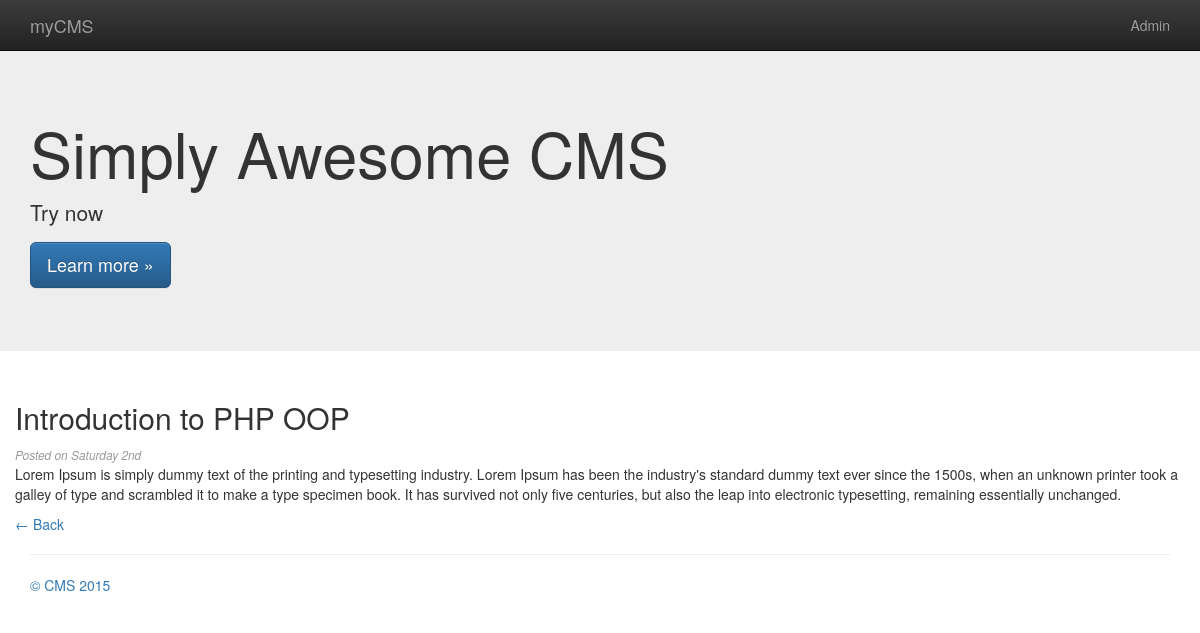
Screenshot of /article.php?id=1 with the database file from the repository.
### tables this page shows
CREATE TABLE "articles" (
"article_id"  INTEGER PRIMARY KEY AUTOINCREMENT NOT NULL,
"article_title"  TEXT(255),
"article_content"  TEXT,
"article_timestamp"  INTEGER
);

### includes/article.php (called while the page is built, shortened)
<?php
class article {
    public function fetch_article($article_id){
        global $pdo;
        $query = $pdo->prepare("SELECT * FROM articles WHERE article_id= ?");
        $query->bindValue(1, $article_id);
        $query->execute();
        return $query->fetch();
    }
}

### article.php (the view, shortened to what this page needs)
<?php
    include_once('includes/connection.php');
    include_once('includes/article.php');
   if (isset($_GET['id'])){
       $id = $_GET['id'];
       $article = new Article();
       $data = $article->fetch_article($id);
       displayArticle($data);
   } else {
       header('Location: index.php');
       exit();
   }
   function displayArticle($data){
     include_once('./partials/header.php');
     echo "<h2>{$data['article_title']}</h2>";
     echo "<small>Posted on " . date('l jS', $data['article_timestamp']) . "</small>";
     echo "<p>{$data['article_content']}</p>";
     echo "<a href='index.php'>&larr; Back <a>";
   }
?>

### css/main.css (style rules this page uses)
small { color: #999; font-style: italic; }

### partials/header.php (style rules this page uses)
body { padding-top: 50px; padding-bottom: 20px; }

### rows the page displays
articles: article_title "Introduction to PHP OOP", article_timestamp "Saturday 2nd", article_content "Lorem Ipsum is simply dummy text of the printing and typesetting industry. Lorem Ipsum has been the industry's standard dummy text ever since the 1500s, when an unknown printer took a galley of type and scrambled it to make a type specimen book. It has survived not only five centuries, but also the leap into electronic typesetting, remaining essentially unchanged."
